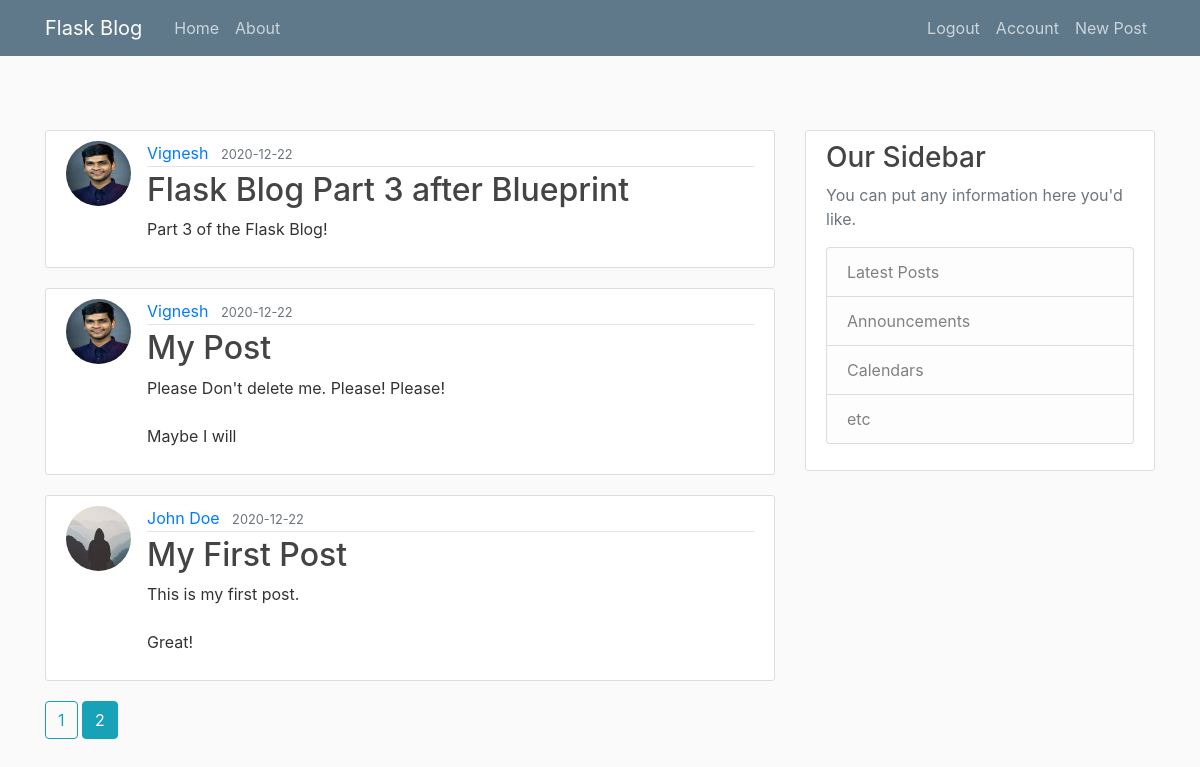
/home?page=2 (signed in), run on the app's committed database.
### flaskblog/models.py (models this page shows, shortened)
class Post(db.Model):
    id = db.Column(db.Integer, primary_key=True)
    title = db.Column(db.String(100), unique=True, nullable=False)
    date_posted = db.Column(db.DateTime, nullable=False, default=datetime.utcnow)
    content = db.Column(db.Text, nullable=False)
    user_id = db.Column(db.Integer, db.ForeignKey("user.id"), nullable=False)

class User(db.Model, UserMixin):
    id = db.Column(db.Integer, primary_key=True)
    username = db.Column(db.String(20), unique=True, nullable=False)
    email = db.Column(db.String(120), unique=True, nullable=False)
    image_file = db.Column(db.String(20), nullable=False, default="default.jpg")
    password = db.Column(db.String(60), nullable=False)
    posts = db.relationship("Post", backref="author", lazy=True)

### flaskblog/main/routes.py (the view)
@main.route("/")
@main.route("/home")
def home_page():
    page = request.args.get("page", 1, type=int)
    posts = Post.query.order_by(Post.date_posted.desc()).paginate(page=page, per_page=3)
    return render_template("home.html", posts=posts)

### flaskblog/models.py (called while the page is built)
@login_manager.user_loader
def load_user(user_id):
    return User.query.get(int(user_id))

### flaskblog/templates/home.html (shortened to what this page needs)
{% extends "layout.html" %}
{% block content %}
    {% for post in posts.items %}
        <article class="media content-section">
            <img src="{{ url_for('static', filename='profile_pics/' + post.author.image_file) }}" alt="" class="rounded-circle article-img">
          <div class="media-body">
            <div class="article-metadata">
              <a class="mr-2" href="{{ url_for('users.user_posts', username=post.author.username) }}">{{ post.author.username }}</a>
              <small class="text-muted">{{ post.date_posted.strftime('%Y-%m-%d') }}</small>
            </div>
            <h2><a class="article-title" href="{{ url_for('posts.post', post_id=post.id) }}">{{ post.title }}</a></h2>
            <p class="article-content">{{ post.content }}</p>
          </div>
        </article>
    {% endfor %}
    {% for page_num in posts.iter_pages(left_edge=1, right_edge=1, left_current=1, right_current=2) %}
    {% if page_num %}
        {% if posts.page == page_num %}
            <a class="btn btn-info mb-4" href="{{ url_for('main.home_page', page=page_num) }}">{{ page_num }}</a>
        {% else %}
            <a class="btn btn-outline-info mb-4" href="{{ url_for('main.home_page', page=page_num) }}">{{ page_num }}</a>
        {% endif %}
    {% endif %}
    {% endfor %}
{% endblock content %}

### flaskblog/static/main.css (style rules this page uses)
body { background: #fafafa; color: #333333; margin-top: 5rem; }
h1, h2, h3, h4, h5, h6 { color: #444444; }
.content-section { background: #ffffff; padding: 10px 20px; border: 1px solid #dddddd; border-radius: 3px; margin-bottom: 20px; }
.article-title { color: #444444; }
.article-content { white-space: pre-line; }
.article-img { height: 65px; width: 65px; margin-right: 16px; }
.article-metadata { padding-bottom: 1px; margin-bottom: 4px; border-bottom: 1px solid #e3e3e3 }

### data on the page
Post: image_file (picture), author.username "Vignesh", date_posted "2020-12-22", title "Flask Blog Part 3 after Blueprint", content "Part 3 of the Flask Blog!"
Post: image_file (picture), author.username "Vignesh", date_posted "2020-12-22", title "My Post", content "Please Don't delete me. Please! Please! Maybe I will"
Post: image_file (picture), author.username "John Doe", date_posted "2020-12-22", title "My First Post", content "This is my first post. Great!"

### other printed values
{{ page_num }} "1"
{{ page_num }} "2"
